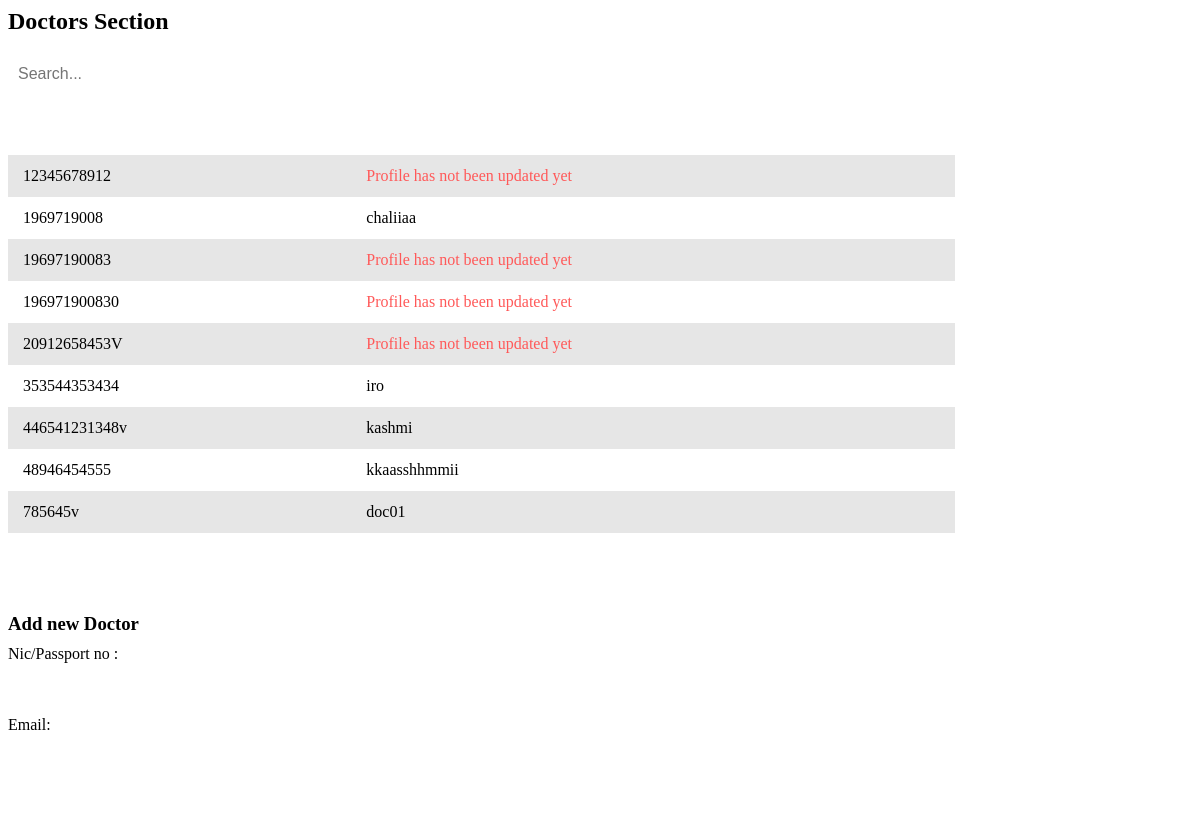
The page /admin/doctor.php on the database its author committed.
### tables this page shows
CREATE TABLE IF NOT EXISTS `registered_doctor` (
  `id_num` varchar(50) NOT NULL,
  `name` varchar(50) DEFAULT NULL,
  `email` varchar(50) DEFAULT NULL,
  `mobile` varchar(50) DEFAULT NULL,
  `password` varchar(200) DEFAULT NULL,
  `verification_code` varchar(50) DEFAULT NULL,
  `register_date` datetime DEFAULT NULL,
  `status` int DEFAULT '1',
  `age` int DEFAULT NULL,
  `address` text,
  `image` varchar(100) DEFAULT NULL,
  PRIMARY KEY (`id_num`) USING BTREE,
  KEY `FK_registered_doctor_ststus_type` (`status`),
  CONSTRAINT `FK_registered_doctor_ststus_type` FOREIGN KEY (`status`) REFERENCES `status_type` (`id`)
);

### connection.php (called while the page is built, shortened)
<?php
class Database
{
    public static $connection;
    public static function SetUpConnection()
    {
        if (!isset(Database::$connection)) {
            Database::$connection = new mysqli("localhost", "root", "Chalithac*#3031", "healthcare", "3306");
        }
    }
    public static function search($q)
    {
        return Database::$connection->query($q);
    }
}

### admin/doctor.php (the view, shortened to what this page needs)
<head>
</head>
<?php
require_once "../connection.php";
$docResultSet = Database::search("SELECT  `id_num` , `name` FROM `registered_doctor`");
$docResult = $docResultSet->fetch_all(MYSQLI_ASSOC);
?>
<h2 class="content-title">Doctors Section</h2>
<input type="text" id="searchBar" placeholder="Search..." onkeyup="filterTable()">
<table id="dataTable">
    <thead>
        <tr>
            <th>ID</th>
            <th>Name</th>
        </tr>
    </thead>
    <tbody>
        <?php
        foreach ($docResult as $key => $value) {
        ?>
            <tr onclick="window.location.href='employee-profile.php?id_num=<?php echo $value['id_num'] ?>&tname=registered_doctor'">
                <?php
                if ($value['name'] != 'none') {
                ?>
                    <td><?php echo $value['id_num'] ?></td>
                    <?php
                    if (empty($value['name'])) {
                    ?>
                        <td style="color: #ff5959;">Profile has not been updated yet</td>
                    <?php
                    } else {
                    ?>
                        <td><?php echo $value["name"] ?></td>
                    <?php
                    }
                    ?>
            </tr>
    <?php
                }
            }
    ?>
    </tbody>
</table>
<div class="email-form-container">
    <h3>Add new Doctor</h3>
    <div class="emailForm" id="emailForm">
        <div class="form-group">
            <label for="nic">Nic/Passport no :</label>
            <input type="text" id="nic" name="nic" required>
        </div>
        <div class="form-group">
            <label for="email">Email:</label>
            <input type="email" id="email" name="email" required>
        </div>
        <button onclick="sendemail()" type="submit">Send</button>
    </div>
</div>

### admin/doctor.php (style rules this page uses)
#searchBar { width: 30%; min-width: 200px; padding: 10px; margin-bottom: 20px; border: 1px solid var(--medium-gray); border-radius: 5px; font-size: 16px; outline: none; }
table { width: 80%; border-collapse: collapse; }
th, td { padding: 12px 15px; border: 1px solid var(--medium-gray); text-align: left; }
th { background-color: var(--base-color); color: white; }
#dataTable { max-height: 500px; overflow-y: auto; }
tbody tr { cursor: pointer; }
tbody tr:nth-child(even) { background-color: #e6e6e6; }
.email-form-container { margin-top: 80px; max-width: 500px; }
.email-form-container h3 { color: var(--base-color); margin-bottom: 10px; }
.emailForm { display: flex; flex-direction: column; gap: 15px; }
.emailForm label { margin-bottom: 5px; color: var(--dark-gray); }
.emailForm input, .emailForm textarea { width: 100%; padding: 10px; border: 1px solid var(--medium-gray); border-radius: 5px; font-size: 1em; color: var(--dark-gray); background-color: #FFFFFF; transition: border-color 0.3s; }
.emailForm button { padding: 10px 15px; background-color: var(--base-color); border: none; border-radius: 5px; color: #FFFFFF; font-size: 1em; cursor: pointer; transition: background-color 0.3s; }

### rows shown on the page
registered_doctor: id_num "12345678912", shows "Profile has not been updated yet"
registered_doctor: id_num "1969719008", name "chaliiaa"
registered_doctor: id_num "19697190083", shows "Profile has not been updated yet"
registered_doctor: id_num "196971900830", shows "Profile has not been updated yet"
registered_doctor: id_num "20912658453V", shows "Profile has not been updated yet"
registered_doctor: id_num "353544353434", name "iro"
registered_doctor: id_num "446541231348v", name "kashmi"
registered_doctor: id_num "48946454555", name "kkaasshhmmii"
registered_doctor: id_num "785645v", name "doc01"
